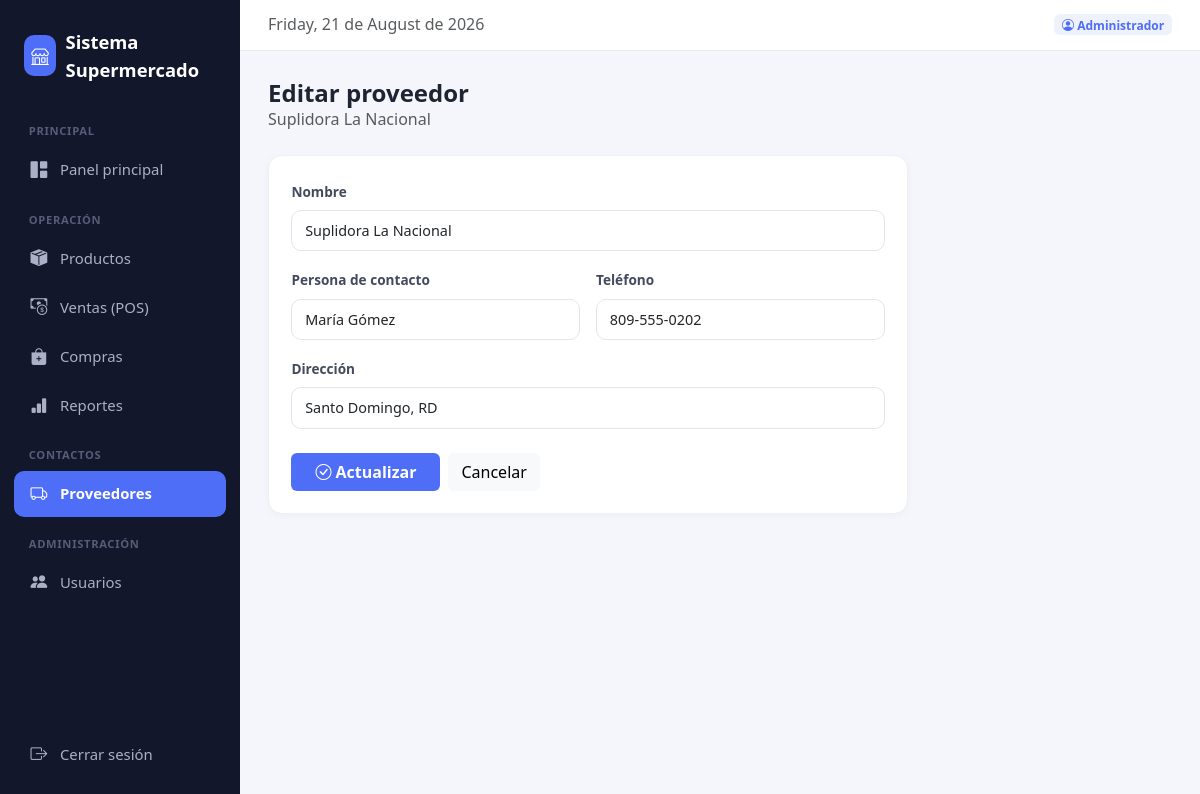
Page /public/index.php?ruta=proveedores.editar&id=2 (signed in) on the committed database.
### tables this page shows
CREATE TABLE proveedores (
    id INT AUTO_INCREMENT PRIMARY KEY,
    nombre VARCHAR(150) NOT NULL,
    contacto VARCHAR(100),
    telefono VARCHAR(30),
    direccion VARCHAR(200),
    activo TINYINT(1) DEFAULT 1,
    creado_en TIMESTAMP DEFAULT CURRENT_TIMESTAMP
);

### app/controllers/ProveedorController.php (called while the page is built, shortened)
<?php
require_once __DIR__ . '/../models/Proveedor.php';
function proveedores_editar($pdo)
{
    $proveedorModel = new Proveedor($pdo);
    $id = $_GET['id'] ?? null;
    $proveedor = $proveedorModel->find($id);
    require __DIR__ . '/../../views/layout/header.php';
    require __DIR__ . '/../../views/proveedores/editar.php';
    require __DIR__ . '/../../views/layout/footer.php';
}

### app/models/Proveedor.php (called while the page is built, shortened)
<?php
class Proveedor
{
    private $pdo;
    public function __construct($pdo)
    {
        $this->pdo = $pdo;
    }
    public function find($id)
    {
        $stmt = $this->pdo->prepare("SELECT * FROM proveedores WHERE id = ?");
        $stmt->execute([$id]);
        return $stmt->fetch();
    }
}

### app/includes/funciones.php (called while the page is built, shortened)
<?php
function url($ruta) {
    return BASE_URL . 'index.php?ruta=' . $ruta;
}

### views/proveedores/editar.php (the view)
<div class="mb-4">
    <h4 class="mb-0 fw-bold">Editar proveedor</h4>
    <p class="text-muted mb-0"><?= htmlspecialchars($proveedor['nombre']) ?></p>
</div>
<div class="panel" style="max-width:640px;">
    <form method="POST" action="<?= url('proveedores.editar') ?>&id=<?= $proveedor['id'] ?>">
        <div class="row g-3">
            <div class="col-12">
                <label class="form-label">Nombre</label>
                <input type="text" name="nombre" class="form-control" value="<?= htmlspecialchars($proveedor['nombre']) ?>" required>
            </div>
            <div class="col-md-6">
                <label class="form-label">Persona de contacto</label>
                <input type="text" name="contacto" class="form-control" value="<?= htmlspecialchars($proveedor['contacto'] ?? '') ?>">
            </div>
            <div class="col-md-6">
                <label class="form-label">Teléfono</label>
                <input type="text" name="telefono" class="form-control" value="<?= htmlspecialchars($proveedor['telefono'] ?? '') ?>">
            </div>
            <div class="col-12">
                <label class="form-label">Dirección</label>
                <input type="text" name="direccion" class="form-control" value="<?= htmlspecialchars($proveedor['direccion'] ?? '') ?>">
            </div>
        </div>
        <div class="mt-4 d-flex gap-2">
            <button type="submit" class="btn btn-accent px-4"><i class="bi bi-check-circle"></i> Actualizar</button>
            <a href="<?= url('proveedores.listar') ?>" class="btn btn-light">Cancelar</a>
        </div>
    </form>
</div>

### public/css/estilos.css (style rules this page uses)
:root { --bg-sidebar: #12172b; --bg-sidebar-hover: #1c223d; --accent: #4f6ef7; --accent-soft: #eef1fe; --bg-body: #f4f6fb; --text-muted: #8a90a2; --danger: #ef4444; --success: #22c55e; --warning: #f59e0b; --radius: 14px; }
body { background-color: var(--bg-body); font-family: 'Segoe UI', system-ui, -apple-system, sans-serif; color: #1f2433; }
.panel { background: #fff; border-radius: var(--radius); border: 1px solid #eef0f6; box-shadow: 0 2px 10px rgba(20, 25, 50, 0.03); padding: 1.4rem; }
.btn-accent { background: var(--accent); color: #fff; border: none; font-weight: 600; }
.form-control, .form-select { border-radius: 10px; border: 1px solid #e3e5ee; padding: 0.55rem 0.8rem; font-size: 0.9rem; }
.form-label { font-weight: 600; font-size: 0.85rem; color: #444a5e; }

### rows in the picture
proveedores: nombre "Suplidora La Nacional", contacto "María Gómez", telefono "809-555-0202", direccion "Santo Domingo, RD"

### other values in the picture
NOMBRE_SISTEMA "Sistema Supermercado"
usuarioActual()['nombre'] "Administrador"
